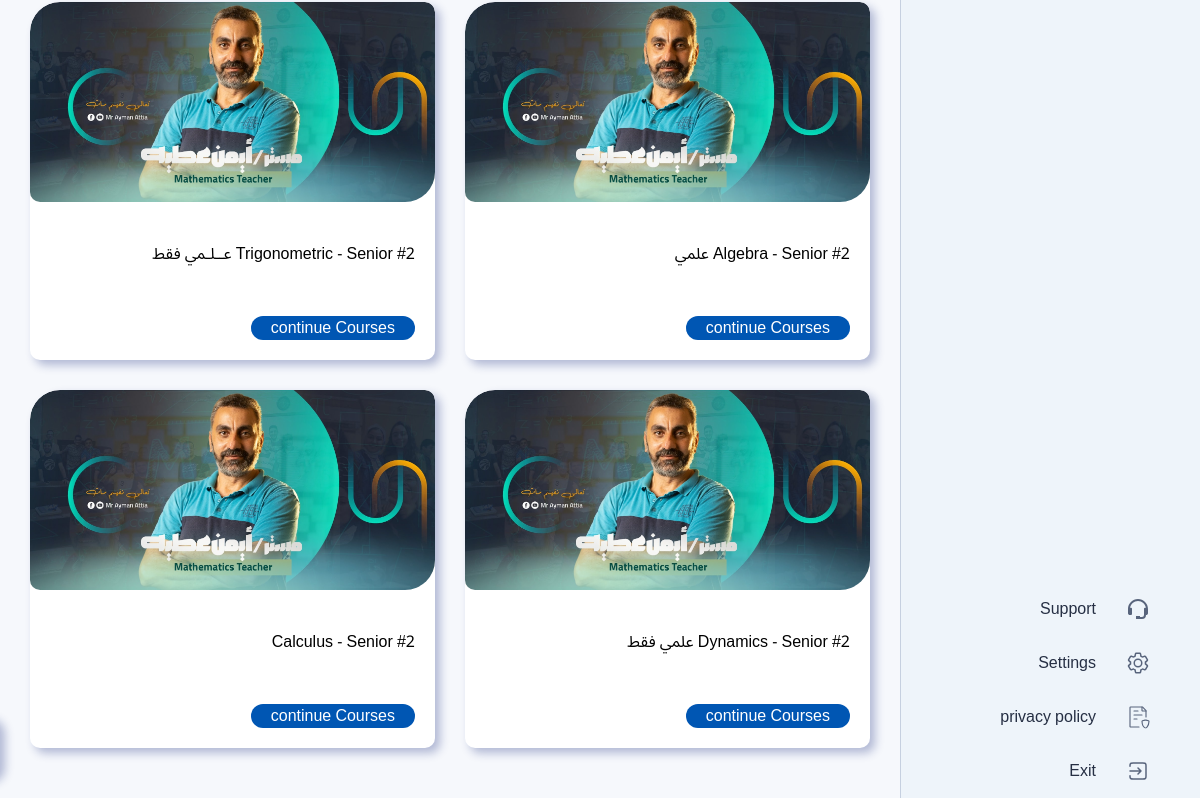
The app's page /dashboard (signed in, lower part), older data.
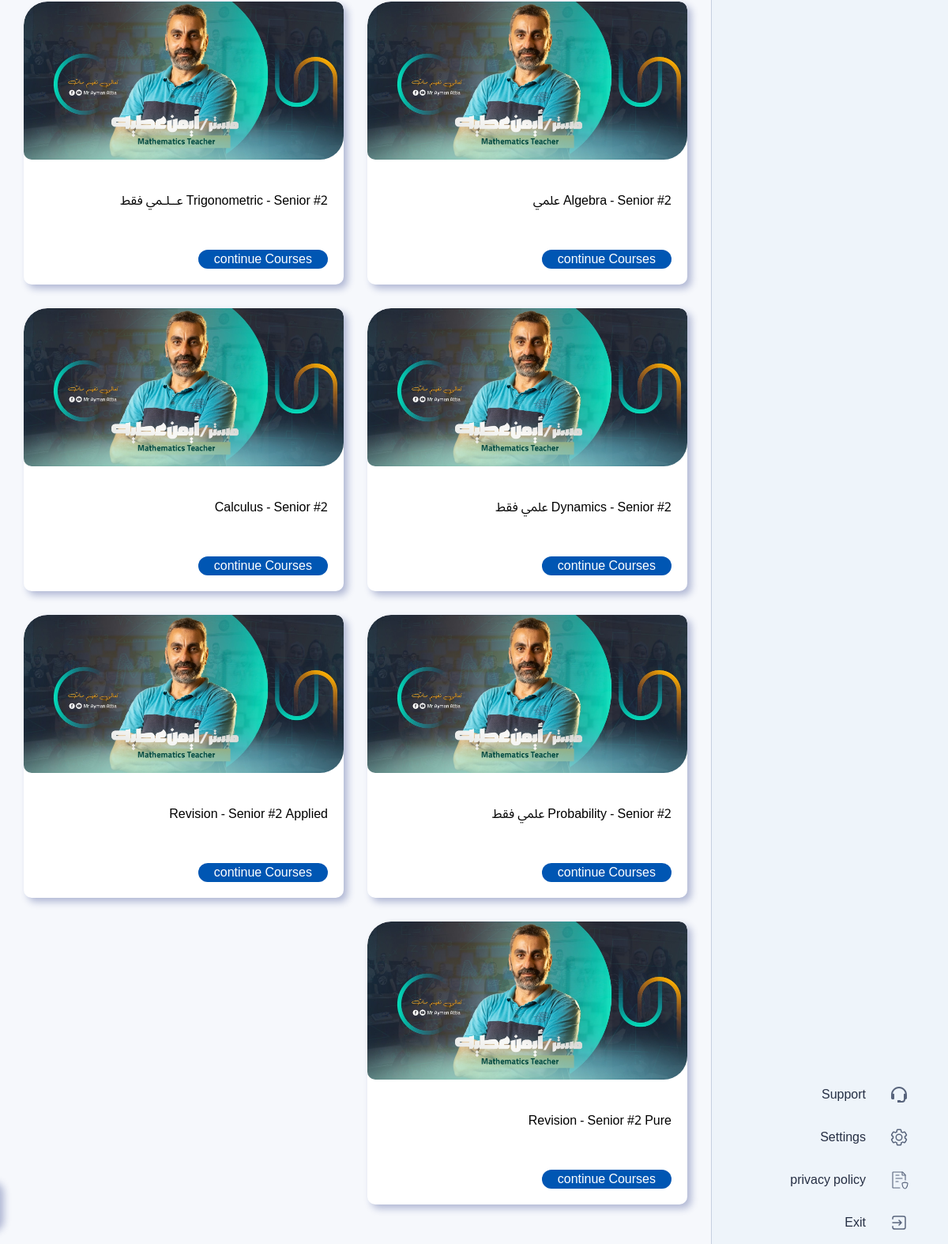
The same page, newer data.
### app.py (models this page shows)
class Course(db.Model):
    id = db.Column(db.Integer, primary_key=True)
    name = db.Column(db.String(255), nullable=False)
    description = db.Column(db.Text, nullable=True)
    academic_year = db.Column(db.Integer, nullable=False)
    academic_section = db.Column(db.String(50), nullable=False)
    price = db.Column(db.Float, nullable=False)
    is_free = db.Column(db.Boolean, default=False)
    banner_url = db.Column(db.String(255))
    category = db.Column(db.String(50))
    added_by = db.Column(db.String(255), nullable=False)
    created_at = db.Column(db.DateTime(timezone=True), server_default=func.now())
    def serialize(self):
        return {
            'id': self.id,
            'name': self.name,
            'academic_year': self.academic_year,
            'academic_section': self.academic_section,
            'price': self.price,
            'is_free': self.is_free,
            'banner_url': self.banner_url,
            'description': self.description,
            'category': self.category,
            'added_by': self.added_by,
            'created_at': self.created_at
        }

### app.py (the view)
@app.route("/dashboard")
def dashboard():
    username = session.get('user')
    if username:
        user = Users.query.filter_by(email=username).first()
        if user.password == "GoogleLoginPasswored":
            if user.academic_year == None:
                return redirect('/googlesc/'+str(user.id))
        enrollments = Enroll.query.filter_by(user=user.email).all()
        enrollment_ids = [enrollment.course for enrollment in enrollments]
        courses = Course.query.filter(Course.id.in_(enrollment_ids)).all()
        course_data = {course.id: course.serialize() for course in courses}
        if session['is_mobile']:
            return render_template('app/dashboard/main.html', user=user, course_data=course_data.values())
        else:
            return render_template('web/dashboard/main.html', user=user, course_data=course_data.values())
    else:
        return redirect('/login')

### app.py (called while the page is built)
@app.before_request
def detect_device():
    try:
        user_agent = request.headers.get('User-Agent')
        session['is_mobile'] = 'Mobile' in user_agent
        session['is_webview'] = 'wv' in user_agent.lower()
    except:
        user_agent = request.headers.get('User-Agent')
        session['is_mobile'] = False
        session['is_webview'] = False

### templates/web/dashboard/main.html (shortened to what this page needs)
{% extends 'web/dashboard/base.html' %} {% block content %}
<link rel="stylesheet" href="{{ url_for('static', filename='styles/web/mainpage.css') }}">
<section class="complete-your-courses">
    <div class="courses" id="coursesContainer">
        {% for c in course_data %}
        <a class="course" id="course{{ c.id }}" href="/course/{{ c.id }}">
            <div class="img-course">
                <img src="/static/img/ayman-bg.jpg" alt="{{ c.name }}">
            </div>
            <div class="course-info" id="courseInfo{{ c.id }}">
                <h3>{{ c.name }}</h3>
            </div>
            <div class="course-price py-2">
                <div>continue Courses</div>
            </div>
        </a>
        {% endfor %}
    </div>
</section>
</div>
{% endblock %}

### templates/web/dashboard/base.html (shortened to what this page needs)
<!DOCTYPE html>
<html lang="en">
<head>
    <link rel="stylesheet" href="{{ url_for('static', filename='styles/web/main.css') }}">
    <link rel="stylesheet" href="{{ url_for('static', filename='styles/web/dashboard.css') }}">
    <script src="https://cdn.tailwindcss.com"></script>
</head>
<body dir="rtl">
    <main>
        <div class="sidebar">
            <div class="bottom">
                <a class="sidebar-item" href="/help">
                    <img src="{{ url_for('static',filename='/img/icons/bx_support.svg')}}" />
                    <h5>Support</h5>
                </a>
                <a class="sidebar-item" href="/settings">
                    <img src="{{ url_for('static',filename='/img/icons/carbon_settings.svg')}}" />
                    <h5>Settings</h5>
                </a>
                <a class="sidebar-item" href="/priveci-police">
                    <img src="{{ url_for('static',filename='/img/icons/iconoir_privacy-policy.svg')}}" />
                    <h5>privacy policy</h5>
                </a>
                <a class="sidebar-item" href="/logout">
                    <img src="{{ url_for('static',filename='/img/icons/ci_exit.svg')}}" />
                    <h5>Exit</h5>
                </a>
            </div>
        </div>
        <div class="content">
            {% block content%} {% endblock %}
    </main>
</body>
</html>

### static/styles/web/main.css (style rules this page uses)
:root { --neutral-3: #262F44; --neutral-7: #C6D0E0; --neutral-8: #E0E6EE; --neutral-9: #EEF4FA; --neutral-10: #F6F8FC; --blue-3: #0056b3; --sec-1: #ff4500; --sec-2: #4caf50; --grid-blue: linear-gradient(45deg, #005303 0%, #4caf50 50%, #0056b3 100%); }
* { -webkit-box-sizing: border-box; -moz-box-sizing: border-box; box-sizing: border-box; margin: 0; padding: 0; }
html { scroll-behavior: smooth; }
body { font-family: 'Noto Sans Arabic', sans-serif; }
a { text-decoration: none; }

### static/styles/web/dashboard.css (style rules this page uses)
body { background: var(--neutral-10, #F6F8FC); }
main { display: flex; }
main .sidebar { position: fixed; top: 70px; right: 0; width: 300px; height: calc(100vh - 70px); border-left: 1px solid var(--neutral-7, #C6D0E0); background: var(--neutral-9, #EEF4FA); display: flex; flex-direction: column; justify-content: space-between; }
main .sidebar .sidebar-item { display: flex; align-items: center; gap: 30px; padding: 15px 50px; font-size: 16px; cursor: pointer; transition: all 0.3s ease-in-out; }
main .sidebar .sidebar-item img { width: 24px; height: 24px; }
main .sidebar .sidebar-item h5 { color: var(--neutral-3, #262F44); font-weight: 500; }
main .content { width: calc(100% - 300px); height: calc(100vh - 70px); margin-right: 300px; margin-top: 70px; padding: 0 30px; overflow-y: auto; }

### static/styles/web/mainpage.css (style rules this page uses)
main .content { padding: 0; }
.complete-your-courses { padding: 50px 30px; }
.courses { margin-top: 50px; display: grid; grid-template-columns: repeat(auto-fill, minmax(350px, 1fr)); gap: 30px; }
.courses .course { overflow: hidden; position: relative; cursor: pointer; border-radius: 30px 10px 10px 10px; background: #FFF; box-shadow: 5px 5px 10px 0px rgba(17, 36, 123, 0.30); transition: 0.3s ease-in-out; }
.courses .course .img-course { width: 100%; height: 200px; border-radius: 30px 10px 30px 10px; overflow: hidden; text-align: center; display: flex; justify-content: center; flex-direction: column; margin-bottom: 20px; }
.courses .course .img-course img { width: 100%; height: 100%; object-fit: cover; }
.courses .course .course-info { padding: 20px; color: #000; }
.courses .course .course-price { padding: 30px 20px 20px; display: flex; justify-content: space-between; align-items: center; }
.courses .course .course-price div { border-radius: 26px; background: var(--blue-3, #2E6FF4); padding: 0px 20px; color: #FFF; font-size: 16px; font-weight: 500; transition: 0.3s ease-in-out; }

Row changes from the older to the newer data that the page shows:
now on this page (row unchanged): Course: name "Probability - Senior #2 علمي فقط"
added Course: name "Revision - Senior #2 Applied"
added Course: name "Revision - Senior #2 Pure"
